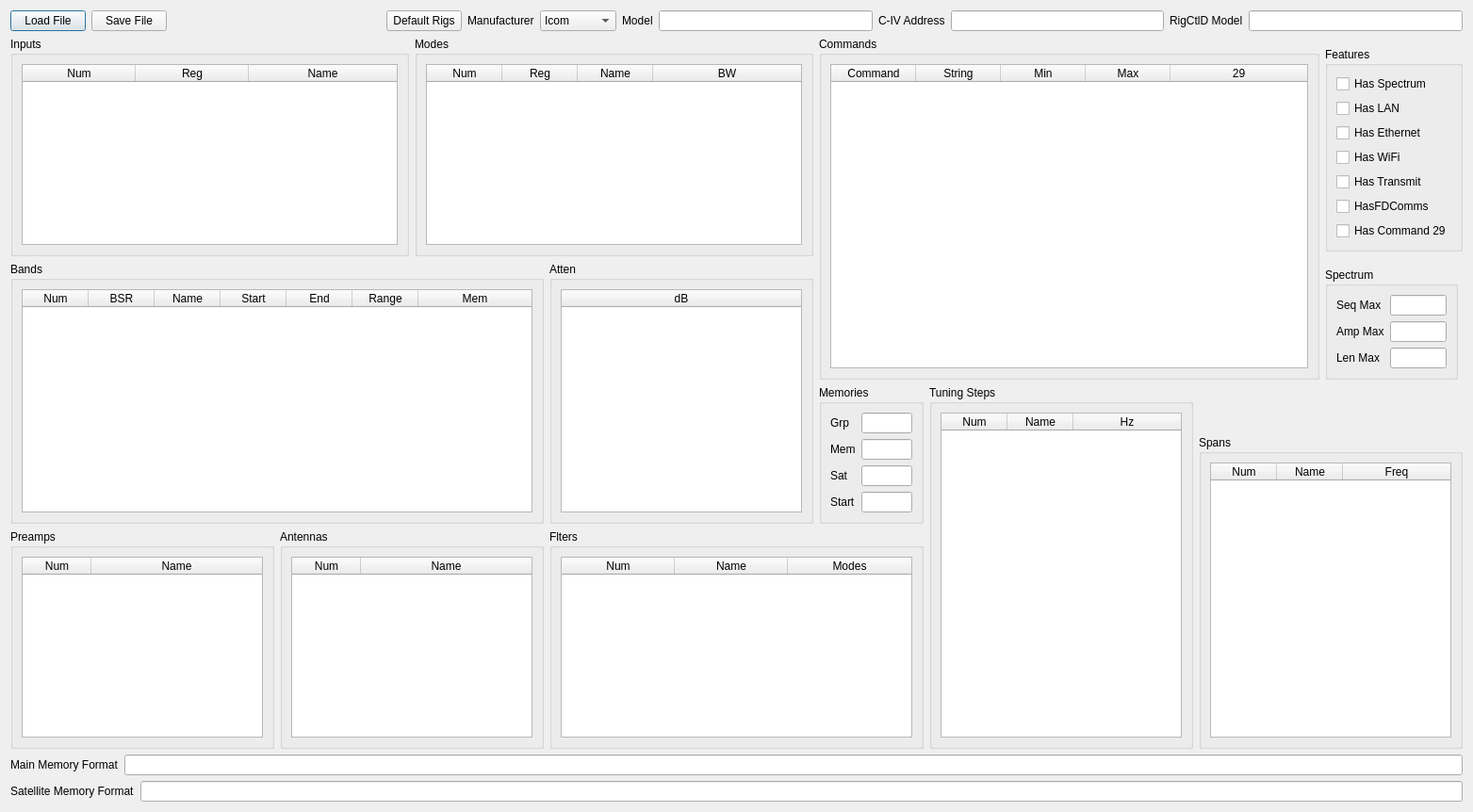
<?xml version="1.0" encoding="UTF-8"?>
<ui version="4.0">
 <class>rigCreator</class>
 <widget class="QDialog" name="rigCreator">
  <property name="geometry">
   <rect>
    <x>0</x>
    <y>0</y>
    <width>1563</width>
    <height>859</height>
   </rect>
  </property>
  <property name="sizePolicy">
   <sizepolicy hsizetype="Minimum" vsizetype="Minimum">
    <horstretch>0</horstretch>
    <verstretch>0</verstretch>
   </sizepolicy>
  </property>
  <property name="windowTitle">
   <string>Rig Creator</string>
  </property>
  <property name="sizeGripEnabled">
   <bool>false</bool>
  </property>
  <layout class="QGridLayout" name="gridLayout_2">
   <property name="sizeConstraint">
    <enum>QLayout::SetDefaultConstraint</enum>
   </property>
   <item row="3" column="7">
    <widget class="QGroupBox" name="groupBox">
     <property name="sizePolicy">
      <sizepolicy hsizetype="Fixed" vsizetype="Fixed">
       <horstretch>0</horstretch>
       <verstretch>0</verstretch>
      </sizepolicy>
     </property>
     <property name="title">
      <string>Spectrum</string>
     </property>
     <layout class="QVBoxLayout" name="verticalLayout_13">
      <item>
       <layout class="QFormLayout" name="formLayout_2">
        <item row="0" column="0">
         <widget class="QLabel" name="label_4">
          <property name="text">
           <string>Seq Max</string>
          </property>
         </widget>
        </item>
        <item row="2" column="0">
         <widget class="QLabel" name="label_5">
          <property name="text">
           <string>Len Max</string>
          </property>
         </widget>
        </item>
        <item row="1" column="0">
         <widget class="QLabel" name="label_6">
          <property name="text">
           <string>Amp Max</string>
          </property>
         </widget>
        </item>
        <item row="1" column="1">
         <widget class="QLineEdit" name="ampMax">
          <property name="sizePolicy">
           <sizepolicy hsizetype="Fixed" vsizetype="Fixed">
            <horstretch>0</horstretch>
            <verstretch>0</verstretch>
           </sizepolicy>
          </property>
          <property name="maximumSize">
           <size>
            <width>60</width>
            <height>16777215</height>
           </size>
          </property>
          <property name="inputMask">
           <string>000</string>
          </property>
         </widget>
        </item>
        <item row="2" column="1">
         <widget class="QLineEdit" name="lenMax">
          <property name="sizePolicy">
           <sizepolicy hsizetype="Fixed" vsizetype="Fixed">
            <horstretch>0</horstretch>
            <verstretch>0</verstretch>
           </sizepolicy>
          </property>
          <property name="maximumSize">
           <size>
            <width>60</width>
            <height>16777215</height>
           </size>
          </property>
          <property name="inputMask">
           <string>000</string>
          </property>
         </widget>
        </item>
        <item row="0" column="1">
         <widget class="QLineEdit" name="seqMax">
          <property name="sizePolicy">
           <sizepolicy hsizetype="Fixed" vsizetype="Fixed">
            <horstretch>0</horstretch>
            <verstretch>0</verstretch>
           </sizepolicy>
          </property>
          <property name="minimumSize">
           <size>
            <width>0</width>
            <height>0</height>
           </size>
          </property>
          <property name="maximumSize">
           <size>
            <width>60</width>
            <height>16777215</height>
           </size>
          </property>
          <property name="inputMask">
           <string>00</string>
          </property>
         </widget>
        </item>
       </layout>
      </item>
     </layout>
    </widget>
   </item>
   <item row="4" column="4" rowspan="3">
    <widget class="QGroupBox" name="groupBox_12">
     <property name="title">
      <string>Memories</string>
     </property>
     <layout class="QVBoxLayout" name="verticalLayout_15">
      <item>
       <layout class="QFormLayout" name="formLayout">
        <item row="0" column="0">
         <widget class="QLabel" name="label_8">
          <property name="text">
           <string>Grp</string>
          </property>
         </widget>
        </item>
        <item row="1" column="0">
         <widget class="QLabel" name="label_9">
          <property name="text">
           <string>Mem</string>
          </property>
         </widget>
        </item>
        <item row="0" column="1">
         <widget class="QLineEdit" name="memGroups">
          <property name="inputMask">
           <string>999</string>
          </property>
         </widget>
        </item>
        <item row="1" column="1">
         <widget class="QLineEdit" name="memories">
          <property name="inputMask">
           <string>999</string>
          </property>
         </widget>
        </item>
        <item row="2" column="1">
         <widget class="QLineEdit" name="satMemories">
          <property name="inputMask">
           <string>999</string>
          </property>
         </widget>
        </item>
        <item row="2" column="0">
         <widget class="QLabel" name="label_12">
          <property name="text">
           <string>Sat</string>
          </property>
         </widget>
        </item>
        <item row="3" column="0">
         <widget class="QLabel" name="label_13">
          <property name="text">
           <string>Start</string>
          </property>
         </widget>
        </item>
        <item row="3" column="1">
         <widget class="QLineEdit" name="memStart">
          <property name="inputMask">
           <string>999</string>
          </property>
         </widget>
        </item>
       </layout>
      </item>
     </layout>
    </widget>
   </item>
   <item row="1" column="7" rowspan="2">
    <widget class="QGroupBox" name="groupBox_9">
     <property name="sizePolicy">
      <sizepolicy hsizetype="Fixed" vsizetype="Fixed">
       <horstretch>0</horstretch>
       <verstretch>0</verstretch>
      </sizepolicy>
     </property>
     <property name="title">
      <string>Features</string>
     </property>
     <layout class="QVBoxLayout" name="verticalLayout_7">
      <item>
       <widget class="QCheckBox" name="hasSpectrum">
        <property name="text">
         <string>Has Spectrum</string>
        </property>
       </widget>
      </item>
      <item>
       <widget class="QCheckBox" name="hasLAN">
        <property name="text">
         <string>Has LAN</string>
        </property>
       </widget>
      </item>
      <item>
       <widget class="QCheckBox" name="hasEthernet">
        <property name="text">
         <string>Has Ethernet</string>
        </property>
       </widget>
      </item>
      <item>
       <widget class="QCheckBox" name="hasWifi">
        <property name="text">
         <string>Has WiFi</string>
        </property>
       </widget>
      </item>
      <item>
       <widget class="QCheckBox" name="hasTransmit">
        <property name="text">
         <string>Has Transmit</string>
        </property>
       </widget>
      </item>
      <item>
       <widget class="QCheckBox" name="hasFDComms">
        <property name="text">
         <string>HasFDComms</string>
        </property>
       </widget>
      </item>
      <item>
       <widget class="QCheckBox" name="hasCommand29">
        <property name="text">
         <string>Has Command 29</string>
        </property>
       </widget>
      </item>
     </layout>
    </widget>
   </item>
   <item row="1" column="4" rowspan="3" colspan="3">
    <widget class="QGroupBox" name="groupBox_8">
     <property name="title">
      <string>Commands</string>
     </property>
     <layout class="QVBoxLayout" name="verticalLayout_14">
      <item>
       <widget class="tableWidget" name="commands">
        <property name="sizePolicy">
         <sizepolicy hsizetype="MinimumExpanding" vsizetype="MinimumExpanding">
          <horstretch>0</horstretch>
          <verstretch>0</verstretch>
         </sizepolicy>
        </property>
        <property name="alternatingRowColors">
         <bool>true</bool>
        </property>
        <property name="selectionMode">
         <enum>QAbstractItemView::SingleSelection</enum>
        </property>
        <property name="sortingEnabled">
         <bool>true</bool>
        </property>
        <property name="rowCount">
         <number>0</number>
        </property>
        <property name="columnCount">
         <number>5</number>
        </property>
        <attribute name="horizontalHeaderCascadingSectionResizes">
         <bool>false</bool>
        </attribute>
        <attribute name="horizontalHeaderMinimumSectionSize">
         <number>0</number>
        </attribute>
        <attribute name="horizontalHeaderDefaultSectionSize">
         <number>90</number>
        </attribute>
        <attribute name="horizontalHeaderStretchLastSection">
         <bool>true</bool>
        </attribute>
        <attribute name="verticalHeaderVisible">
         <bool>false</bool>
        </attribute>
        <attribute name="verticalHeaderCascadingSectionResizes">
         <bool>false</bool>
        </attribute>
        <attribute name="verticalHeaderMinimumSectionSize">
         <number>2</number>
        </attribute>
        <attribute name="verticalHeaderDefaultSectionSize">
         <number>20</number>
        </attribute>
        <attribute name="verticalHeaderStretchLastSection">
         <bool>false</bool>
        </attribute>
        <column>
         <property name="text">
          <string>Command</string>
         </property>
        </column>
        <column>
         <property name="text">
          <string>String</string>
         </property>
        </column>
        <column>
         <property name="text">
          <string>Min</string>
         </property>
        </column>
        <column>
         <property name="text">
          <string>Max</string>
         </property>
        </column>
        <column>
         <property name="text">
          <string>29</string>
         </property>
        </column>
       </widget>
      </item>
     </layout>
    </widget>
   </item>
   <item row="0" column="0" colspan="8">
    <layout class="QVBoxLayout" name="verticalLayout">
     <item>
      <layout class="QHBoxLayout" name="horizontalLayout_2">
       <item>
        <widget class="QPushButton" name="loadFile">
         <property name="text">
          <string>Load File</string>
         </property>
        </widget>
       </item>
       <item>
        <widget class="QPushButton" name="saveFile">
         <property name="text">
          <string>Save File</string>
         </property>
        </widget>
       </item>
       <item>
        <spacer name="horizontalSpacer_2">
         <property name="orientation">
          <enum>Qt::Horizontal</enum>
         </property>
         <property name="sizeHint" stdset="0">
          <size>
           <width>40</width>
           <height>20</height>
          </size>
         </property>
        </spacer>
       </item>
       <item>
        <widget class="QPushButton" name="defaultRigs">
         <property name="text">
          <string>Default Rigs</string>
         </property>
        </widget>
       </item>
       <item>
        <widget class="QLabel" name="label_3">
         <property name="text">
          <string>Manufacturer</string>
         </property>
        </widget>
       </item>
       <item>
        <widget class="QComboBox" name="manufacturer">
         <item>
          <property name="text">
           <string>Icom</string>
          </property>
         </item>
         <item>
          <property name="text">
           <string>Yaesu</string>
          </property>
         </item>
         <item>
          <property name="text">
           <string>Kenwood</string>
          </property>
         </item>
        </widget>
       </item>
       <item>
        <widget class="QLabel" name="label">
         <property name="text">
          <string>Model</string>
         </property>
        </widget>
       </item>
       <item>
        <widget class="QLineEdit" name="model"/>
       </item>
       <item>
        <widget class="QLabel" name="label_7">
         <property name="text">
          <string>C-IV Address</string>
         </property>
        </widget>
       </item>
       <item>
        <widget class="QLineEdit" name="civAddress"/>
       </item>
       <item>
        <widget class="QLabel" name="label_2">
         <property name="text">
          <string>RigCtlD Model</string>
         </property>
        </widget>
       </item>
       <item>
        <widget class="QLineEdit" name="rigctldModel">
         <property name="inputMask">
          <string>9999</string>
         </property>
        </widget>
       </item>
      </layout>
     </item>
    </layout>
   </item>
   <item row="1" column="0" colspan="2">
    <widget class="QGroupBox" name="groupBox_3">
     <property name="title">
      <string>Inputs</string>
     </property>
     <layout class="QVBoxLayout" name="verticalLayout_18">
      <item>
       <widget class="tableWidget" name="inputs">
        <property name="sizePolicy">
         <sizepolicy hsizetype="MinimumExpanding" vsizetype="MinimumExpanding">
          <horstretch>0</horstretch>
          <verstretch>0</verstretch>
         </sizepolicy>
        </property>
        <property name="alternatingRowColors">
         <bool>true</bool>
        </property>
        <property name="selectionMode">
         <enum>QAbstractItemView::SingleSelection</enum>
        </property>
        <property name="sortingEnabled">
         <bool>true</bool>
        </property>
        <property name="rowCount">
         <number>0</number>
        </property>
        <property name="columnCount">
         <number>3</number>
        </property>
        <attribute name="horizontalHeaderMinimumSectionSize">
         <number>0</number>
        </attribute>
        <attribute name="horizontalHeaderDefaultSectionSize">
         <number>120</number>
        </attribute>
        <attribute name="horizontalHeaderStretchLastSection">
         <bool>true</bool>
        </attribute>
        <attribute name="verticalHeaderVisible">
         <bool>false</bool>
        </attribute>
        <attribute name="verticalHeaderMinimumSectionSize">
         <number>0</number>
        </attribute>
        <attribute name="verticalHeaderDefaultSectionSize">
         <number>20</number>
        </attribute>
        <column>
         <property name="text">
          <string>Num</string>
         </property>
        </column>
        <column>
         <property name="text">
          <string>Reg</string>
         </property>
        </column>
        <column>
         <property name="text">
          <string>Name</string>
         </property>
        </column>
       </widget>
      </item>
     </layout>
    </widget>
   </item>
   <item row="4" column="5" rowspan="4">
    <widget class="QGroupBox" name="groupBox_10">
     <property name="title">
      <string>Tuning Steps</string>
     </property>
     <layout class="QVBoxLayout" name="verticalLayout_11">
      <item>
       <widget class="tableWidget" name="tuningSteps">
        <property name="sizePolicy">
         <sizepolicy hsizetype="MinimumExpanding" vsizetype="MinimumExpanding">
          <horstretch>0</horstretch>
          <verstretch>0</verstretch>
         </sizepolicy>
        </property>
        <property name="alternatingRowColors">
         <bool>true</bool>
        </property>
        <property name="selectionMode">
         <enum>QAbstractItemView::MultiSelection</enum>
        </property>
        <property name="sortingEnabled">
         <bool>true</bool>
        </property>
        <property name="rowCount">
         <number>0</number>
        </property>
        <attribute name="horizontalHeaderMinimumSectionSize">
         <number>0</number>
        </attribute>
        <attribute name="horizontalHeaderDefaultSectionSize">
         <number>70</number>
        </attribute>
        <attribute name="horizontalHeaderStretchLastSection">
         <bool>true</bool>
        </attribute>
        <attribute name="verticalHeaderVisible">
         <bool>false</bool>
        </attribute>
        <attribute name="verticalHeaderMinimumSectionSize">
         <number>0</number>
        </attribute>
        <attribute name="verticalHeaderDefaultSectionSize">
         <number>20</number>
        </attribute>
        <column>
         <property name="text">
          <string>Num</string>
         </property>
        </column>
        <column>
         <property name="text">
          <string>Name</string>
         </property>
        </column>
        <column>
         <property name="text">
          <string>Hz</string>
         </property>
        </column>
       </widget>
      </item>
     </layout>
    </widget>
   </item>
   <item row="8" column="0" colspan="8">
    <layout class="QVBoxLayout" name="verticalLayout_2">
     <item>
      <layout class="QHBoxLayout" name="horizontalLayout_3">
       <item>
        <widget class="QLabel" name="label_10">
         <property name="text">
          <string>Main Memory Format</string>
         </property>
        </widget>
       </item>
       <item>
        <widget class="QLineEdit" name="memoryFormat">
         <property name="sizePolicy">
          <sizepolicy hsizetype="MinimumExpanding" vsizetype="MinimumExpanding">
           <horstretch>0</horstretch>
           <verstretch>0</verstretch>
          </sizepolicy>
         </property>
         <property name="toolTip">
          <string>&lt;html&gt;&lt;head/&gt;&lt;body&gt;&lt;p&gt;Format %&amp;lt;start&amp;gt;.&amp;lt;len&amp;gt;&amp;lt;specifier&amp;gt;&lt;/p&gt;&lt;p&gt;&lt;br/&gt;&lt;/p&gt;&lt;p&gt;specifier from list below:&lt;/p&gt;&lt;p&gt;a = Group&lt;/p&gt;&lt;p&gt;b = Num&lt;/p&gt;&lt;p&gt;c = Scan&lt;/p&gt;&lt;p&gt;d = Scan/Split&lt;/p&gt;&lt;p&gt;e = VFO A		E = VFO B&lt;/p&gt;&lt;p&gt;f = Frequency A 	F = Frequency B&lt;/p&gt;&lt;p&gt;g = Mode A		G = Mode B&lt;/p&gt;&lt;p&gt;h = Filter 		H = Filter B&lt;/p&gt;&lt;p&gt;i = Data 		I = Data B&lt;/p&gt;&lt;p&gt;j = Duplex/Tonemode A	J = Duplex B/Tonemode B&lt;/p&gt;&lt;p&gt;k = Data/Tonemode A	K = Data B/Tonemode B&lt;/p&gt;&lt;p&gt;l = Tonemode A	L = Tonemode B&lt;/p&gt;&lt;p&gt;m = DSQL A 		M = DSQL B&lt;/p&gt;&lt;p&gt;n = Tone type A	N = Tone type B&lt;/p&gt;&lt;p&gt;o = TSQL A		O = TSQL B&lt;/p&gt;&lt;p&gt;p = DTCS Polarity A 	P = DTCS Polarity B&lt;/p&gt;&lt;p&gt;q = DTCS A		Q = DTCS B&lt;/p&gt;&lt;p&gt;r = DV Squelch A 	R = DV Squelch B&lt;/p&gt;&lt;p&gt;s = Duplex Offset A 	S = Duplex Offset B&lt;/p&gt;&lt;p&gt;t = DV UR A		T = DV UR B&lt;/p&gt;&lt;p&gt;u = DV R1 A		U = DV R1 B&lt;/p&gt;&lt;p&gt;v = DV R2 A 		V = DV R2 B&lt;/p&gt;&lt;p&gt;z = Memory Name&lt;/p&gt;&lt;/body&gt;&lt;/html&gt;</string>
         </property>
        </widget>
       </item>
      </layout>
     </item>
     <item>
      <layout class="QHBoxLayout" name="horizontalLayout_4">
       <item>
        <widget class="QLabel" name="label_11">
         <property name="text">
          <string>Satellite Memory Format</string>
         </property>
        </widget>
       </item>
       <item>
        <widget class="QLineEdit" name="satelliteFormat">
         <property name="sizePolicy">
          <sizepolicy hsizetype="MinimumExpanding" vsizetype="MinimumExpanding">
           <horstretch>0</horstretch>
           <verstretch>0</verstretch>
          </sizepolicy>
         </property>
         <property name="toolTip">
          <string>&lt;html&gt;&lt;head/&gt;&lt;body&gt;&lt;p&gt;Format %&amp;lt;start&amp;gt;.&amp;lt;len&amp;gt;&amp;lt;specifier&amp;gt;&lt;/p&gt;&lt;p&gt;&lt;br/&gt;&lt;/p&gt;&lt;p&gt;specifier from list below:&lt;/p&gt;&lt;p&gt;a = Group&lt;/p&gt;&lt;p&gt;b = Num&lt;/p&gt;&lt;p&gt;c = Scan&lt;/p&gt;&lt;p&gt;d = Scan/Split&lt;/p&gt;&lt;p&gt;e = VFO A		E = VFO B&lt;/p&gt;&lt;p&gt;f = Frequency A 	F = Frequency B&lt;/p&gt;&lt;p&gt;g = Mode A		G = Mode B&lt;/p&gt;&lt;p&gt;h = Filter 		H = Filter B&lt;/p&gt;&lt;p&gt;i = Data 		I = Data B&lt;/p&gt;&lt;p&gt;j = Duplex/Tonemode A	J = Duplex B/Tonemode B&lt;/p&gt;&lt;p&gt;k = Data/Tonemode A	K = Data B/Tonemode B&lt;/p&gt;&lt;p&gt;l = Tonemode A	L = Tonemode B&lt;/p&gt;&lt;p&gt;m = DSQL A 		M = DSQL B&lt;/p&gt;&lt;p&gt;n = Tone type A	N = Tone type B&lt;/p&gt;&lt;p&gt;o = TSQL A		O = TSQL B&lt;/p&gt;&lt;p&gt;p = DTCS Polarity A 	P = DTCS Polarity B&lt;/p&gt;&lt;p&gt;q = DTCS A		Q = DTCS B&lt;/p&gt;&lt;p&gt;r = DV Squelch A 	R = DV Squelch B&lt;/p&gt;&lt;p&gt;s = Duplex Offset A 	S = Duplex Offset B&lt;/p&gt;&lt;p&gt;t = DV UR A		T = DV UR B&lt;/p&gt;&lt;p&gt;u = DV R1 A		U = DV R1 B&lt;/p&gt;&lt;p&gt;v = DV R2 A 		V = DV R2 B&lt;/p&gt;&lt;p&gt;z = Memory Name&lt;/p&gt;&lt;/body&gt;&lt;/html&gt;</string>
         </property>
        </widget>
       </item>
      </layout>
     </item>
    </layout>
   </item>
   <item row="1" column="2" colspan="2">
    <widget class="QGroupBox" name="groupBox_6">
     <property name="title">
      <string>Modes</string>
     </property>
     <layout class="QVBoxLayout" name="verticalLayout_19">
      <item>
       <widget class="tableWidget" name="modes">
        <property name="sizePolicy">
         <sizepolicy hsizetype="MinimumExpanding" vsizetype="MinimumExpanding">
          <horstretch>0</horstretch>
          <verstretch>0</verstretch>
         </sizepolicy>
        </property>
        <property name="alternatingRowColors">
         <bool>true</bool>
        </property>
        <property name="selectionMode">
         <enum>QAbstractItemView::SingleSelection</enum>
        </property>
        <property name="sortingEnabled">
         <bool>true</bool>
        </property>
        <property name="rowCount">
         <number>0</number>
        </property>
        <attribute name="horizontalHeaderMinimumSectionSize">
         <number>0</number>
        </attribute>
        <attribute name="horizontalHeaderDefaultSectionSize">
         <number>80</number>
        </attribute>
        <attribute name="horizontalHeaderStretchLastSection">
         <bool>true</bool>
        </attribute>
        <attribute name="verticalHeaderVisible">
         <bool>false</bool>
        </attribute>
        <attribute name="verticalHeaderMinimumSectionSize">
         <number>0</number>
        </attribute>
        <attribute name="verticalHeaderDefaultSectionSize">
         <number>20</number>
        </attribute>
        <column>
         <property name="text">
          <string>Num</string>
         </property>
        </column>
        <column>
         <property name="text">
          <string>Reg</string>
         </property>
        </column>
        <column>
         <property name="text">
          <string>Name</string>
         </property>
        </column>
        <column>
         <property name="text">
          <string>BW</string>
         </property>
        </column>
       </widget>
      </item>
     </layout>
    </widget>
   </item>
   <item row="7" column="3" colspan="2">
    <widget class="QGroupBox" name="groupBox_11">
     <property name="title">
      <string>Flters</string>
     </property>
     <layout class="QVBoxLayout" name="verticalLayout_10">
      <item>
       <widget class="tableWidget" name="filters">
        <property name="sizePolicy">
         <sizepolicy hsizetype="MinimumExpanding" vsizetype="MinimumExpanding">
          <horstretch>0</horstretch>
          <verstretch>0</verstretch>
         </sizepolicy>
        </property>
        <property name="alternatingRowColors">
         <bool>true</bool>
        </property>
        <property name="selectionMode">
         <enum>QAbstractItemView::SingleSelection</enum>
        </property>
        <property name="sortingEnabled">
         <bool>true</bool>
        </property>
        <property name="rowCount">
         <number>0</number>
        </property>
        <attribute name="horizontalHeaderMinimumSectionSize">
         <number>20</number>
        </attribute>
        <attribute name="horizontalHeaderDefaultSectionSize">
         <number>120</number>
        </attribute>
        <attribute name="horizontalHeaderStretchLastSection">
         <bool>true</bool>
        </attribute>
        <attribute name="verticalHeaderVisible">
         <bool>false</bool>
        </attribute>
        <attribute name="verticalHeaderDefaultSectionSize">
         <number>24</number>
        </attribute>
        <column>
         <property name="text">
          <string>Num</string>
         </property>
        </column>
        <column>
         <property name="text">
          <string>Name</string>
         </property>
        </column>
        <column>
         <property name="text">
          <string>Modes</string>
         </property>
        </column>
       </widget>
      </item>
     </layout>
    </widget>
   </item>
   <item row="5" column="6" rowspan="3" colspan="2">
    <widget class="QGroupBox" name="groupBox_7">
     <property name="title">
      <string>Spans</string>
     </property>
     <layout class="QVBoxLayout" name="verticalLayout_12">
      <item>
       <widget class="tableWidget" name="spans">
        <property name="sizePolicy">
         <sizepolicy hsizetype="MinimumExpanding" vsizetype="MinimumExpanding">
          <horstretch>0</horstretch>
          <verstretch>0</verstretch>
         </sizepolicy>
        </property>
        <property name="alternatingRowColors">
         <bool>true</bool>
        </property>
        <property name="selectionMode">
         <enum>QAbstractItemView::SingleSelection</enum>
        </property>
        <property name="sortingEnabled">
         <bool>true</bool>
        </property>
        <property name="rowCount">
         <number>0</number>
        </property>
        <attribute name="horizontalHeaderVisible">
         <bool>true</bool>
        </attribute>
        <attribute name="horizontalHeaderDefaultSectionSize">
         <number>70</number>
        </attribute>
        <attribute name="horizontalHeaderStretchLastSection">
         <bool>true</bool>
        </attribute>
        <attribute name="verticalHeaderVisible">
         <bool>false</bool>
        </attribute>
        <attribute name="verticalHeaderMinimumSectionSize">
         <number>0</number>
        </attribute>
        <attribute name="verticalHeaderDefaultSectionSize">
         <number>24</number>
        </attribute>
        <column>
         <property name="text">
          <string>Num</string>
         </property>
        </column>
        <column>
         <property name="text">
          <string>Name</string>
         </property>
        </column>
        <column>
         <property name="text">
          <string>Freq</string>
         </property>
        </column>
       </widget>
      </item>
     </layout>
    </widget>
   </item>
   <item row="7" column="0">
    <widget class="QGroupBox" name="groupBox_4">
     <property name="sizePolicy">
      <sizepolicy hsizetype="MinimumExpanding" vsizetype="MinimumExpanding">
       <horstretch>0</horstretch>
       <verstretch>0</verstretch>
      </sizepolicy>
     </property>
     <property name="title">
      <string>Preamps</string>
     </property>
     <layout class="QVBoxLayout" name="verticalLayout_8">
      <item>
       <widget class="tableWidget" name="preamps">
        <property name="sizePolicy">
         <sizepolicy hsizetype="MinimumExpanding" vsizetype="MinimumExpanding">
          <horstretch>0</horstretch>
          <verstretch>0</verstretch>
         </sizepolicy>
        </property>
        <property name="alternatingRowColors">
         <bool>true</bool>
        </property>
        <property name="selectionMode">
         <enum>QAbstractItemView::SingleSelection</enum>
        </property>
        <property name="sortingEnabled">
         <bool>true</bool>
        </property>
        <property name="rowCount">
         <number>0</number>
        </property>
        <attribute name="horizontalHeaderMinimumSectionSize">
         <number>0</number>
        </attribute>
        <attribute name="horizontalHeaderDefaultSectionSize">
         <number>73</number>
        </attribute>
        <attribute name="horizontalHeaderStretchLastSection">
         <bool>true</bool>
        </attribute>
        <attribute name="verticalHeaderVisible">
         <bool>false</bool>
        </attribute>
        <attribute name="verticalHeaderMinimumSectionSize">
         <number>0</number>
        </attribute>
        <attribute name="verticalHeaderDefaultSectionSize">
         <number>24</number>
        </attribute>
        <column>
         <property name="text">
          <string>Num</string>
         </property>
        </column>
        <column>
         <property name="text">
          <string>Name</string>
         </property>
        </column>
       </widget>
      </item>
     </layout>
    </widget>
   </item>
   <item row="7" column="1" colspan="2">
    <widget class="QGroupBox" name="groupBox_17">
     <property name="title">
      <string>Antennas</string>
     </property>
     <layout class="QVBoxLayout" name="verticalLayout_9">
      <item>
       <widget class="tableWidget" name="antennas">
        <property name="sizePolicy">
         <sizepolicy hsizetype="MinimumExpanding" vsizetype="MinimumExpanding">
          <horstretch>0</horstretch>
          <verstretch>0</verstretch>
         </sizepolicy>
        </property>
        <property name="alternatingRowColors">
         <bool>true</bool>
        </property>
        <property name="selectionMode">
         <enum>QAbstractItemView::SingleSelection</enum>
        </property>
        <property name="sortingEnabled">
         <bool>true</bool>
        </property>
        <property name="rowCount">
         <number>0</number>
        </property>
        <attribute name="horizontalHeaderMinimumSectionSize">
         <number>0</number>
        </attribute>
        <attribute name="horizontalHeaderDefaultSectionSize">
         <number>73</number>
        </attribute>
        <attribute name="horizontalHeaderStretchLastSection">
         <bool>true</bool>
        </attribute>
        <attribute name="verticalHeaderVisible">
         <bool>false</bool>
        </attribute>
        <attribute name="verticalHeaderMinimumSectionSize">
         <number>0</number>
        </attribute>
        <attribute name="verticalHeaderDefaultSectionSize">
         <number>20</number>
        </attribute>
        <column>
         <property name="text">
          <string>Num</string>
         </property>
        </column>
        <column>
         <property name="text">
          <string>Name</string>
         </property>
        </column>
       </widget>
      </item>
     </layout>
    </widget>
   </item>
   <item row="2" column="0" rowspan="5" colspan="3">
    <widget class="QGroupBox" name="groupBox_5">
     <property name="title">
      <string>Bands</string>
     </property>
     <layout class="QVBoxLayout" name="verticalLayout_17">
      <item>
       <widget class="tableWidget" name="bands">
        <property name="sizePolicy">
         <sizepolicy hsizetype="MinimumExpanding" vsizetype="MinimumExpanding">
          <horstretch>0</horstretch>
          <verstretch>0</verstretch>
         </sizepolicy>
        </property>
        <property name="alternatingRowColors">
         <bool>true</bool>
        </property>
        <property name="selectionMode">
         <enum>QAbstractItemView::SingleSelection</enum>
        </property>
        <property name="sortingEnabled">
         <bool>true</bool>
        </property>
        <property name="rowCount">
         <number>0</number>
        </property>
        <attribute name="horizontalHeaderCascadingSectionResizes">
         <bool>false</bool>
        </attribute>
        <attribute name="horizontalHeaderMinimumSectionSize">
         <number>0</number>
        </attribute>
        <attribute name="horizontalHeaderDefaultSectionSize">
         <number>70</number>
        </attribute>
        <attribute name="horizontalHeaderStretchLastSection">
         <bool>true</bool>
        </attribute>
        <attribute name="verticalHeaderVisible">
         <bool>false</bool>
        </attribute>
        <attribute name="verticalHeaderMinimumSectionSize">
         <number>2</number>
        </attribute>
        <attribute name="verticalHeaderDefaultSectionSize">
         <number>20</number>
        </attribute>
        <column>
         <property name="text">
          <string>Num</string>
         </property>
        </column>
        <column>
         <property name="text">
          <string>BSR</string>
         </property>
        </column>
        <column>
         <property name="text">
          <string>Name</string>
         </property>
        </column>
        <column>
         <property name="text">
          <string>Start</string>
         </property>
        </column>
        <column>
         <property name="text">
          <string>End</string>
         </property>
        </column>
        <column>
         <property name="text">
          <string>Range</string>
         </property>
        </column>
        <column>
         <property name="text">
          <string>Mem</string>
         </property>
        </column>
       </widget>
      </item>
     </layout>
    </widget>
   </item>
   <item row="2" column="3" rowspan="5">
    <widget class="QGroupBox" name="groupBox_2">
     <property name="title">
      <string>Atten</string>
     </property>
     <layout class="QVBoxLayout" name="verticalLayout_16">
      <item>
       <widget class="tableWidget" name="attenuators">
        <property name="sizePolicy">
         <sizepolicy hsizetype="MinimumExpanding" vsizetype="MinimumExpanding">
          <horstretch>0</horstretch>
          <verstretch>0</verstretch>
         </sizepolicy>
        </property>
        <property name="alternatingRowColors">
         <bool>true</bool>
        </property>
        <property name="selectionMode">
         <enum>QAbstractItemView::SingleSelection</enum>
        </property>
        <property name="sortingEnabled">
         <bool>true</bool>
        </property>
        <property name="rowCount">
         <number>0</number>
        </property>
        <attribute name="horizontalHeaderMinimumSectionSize">
         <number>20</number>
        </attribute>
        <attribute name="horizontalHeaderDefaultSectionSize">
         <number>50</number>
        </attribute>
        <attribute name="horizontalHeaderStretchLastSection">
         <bool>true</bool>
        </attribute>
        <attribute name="verticalHeaderVisible">
         <bool>false</bool>
        </attribute>
        <attribute name="verticalHeaderDefaultSectionSize">
         <number>24</number>
        </attribute>
        <column>
         <property name="text">
          <string>dB</string>
         </property>
        </column>
       </widget>
      </item>
     </layout>
    </widget>
   </item>
  </layout>
 </widget>
 <customwidgets>
  <customwidget>
   <class>tableWidget</class>
   <extends>QTableWidget</extends>
   <header location="global">tablewidget.h</header>
  </customwidget>
 </customwidgets>
 <resources/>
 <connections/>
</ui>
